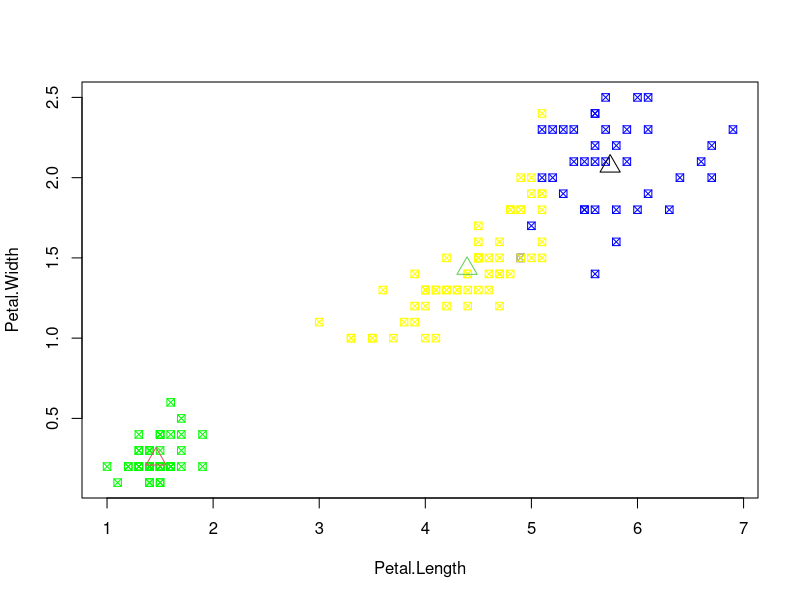

R code for this plot:
newiris <-iris
newiris$Species <- NULL
kc <- kmeans(newiris,3)
print(kc$cluster)
table(iris$Species,kc$cluster)
cluster_colors <- c("blue", "green","yellow")
print( cluster_colors[kc$cluster])
plot(newiris[c("Petal.Length","Petal.Width")],col = cluster_colors[kc$cluster],pch=7)
points(kc$centers[,c("Petal.Length","Petal.Width")],col=1:3,pch=2,cex=2)
#dev.off()
#plot(newiris[c("Petal.Length","Petal.Width")],col = kc$cluster)